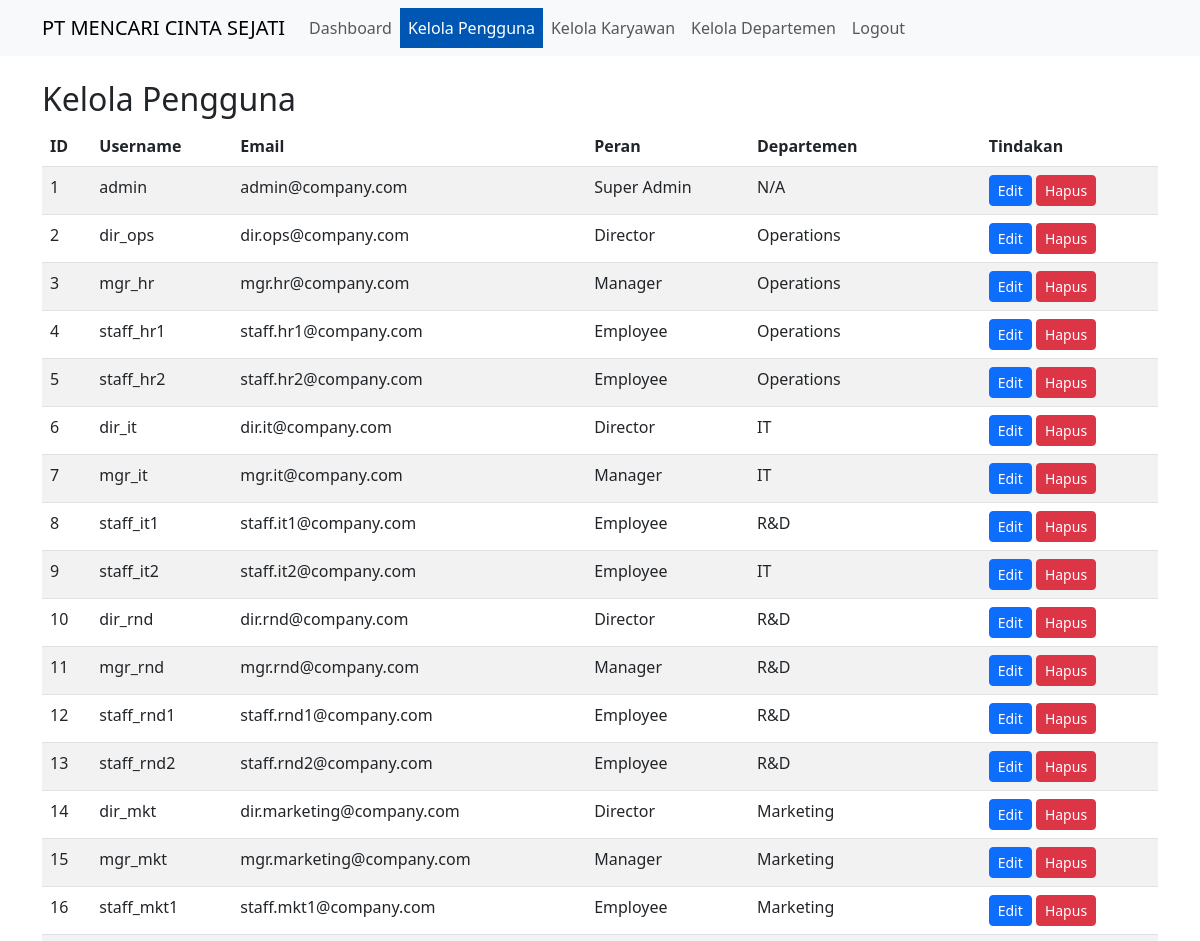
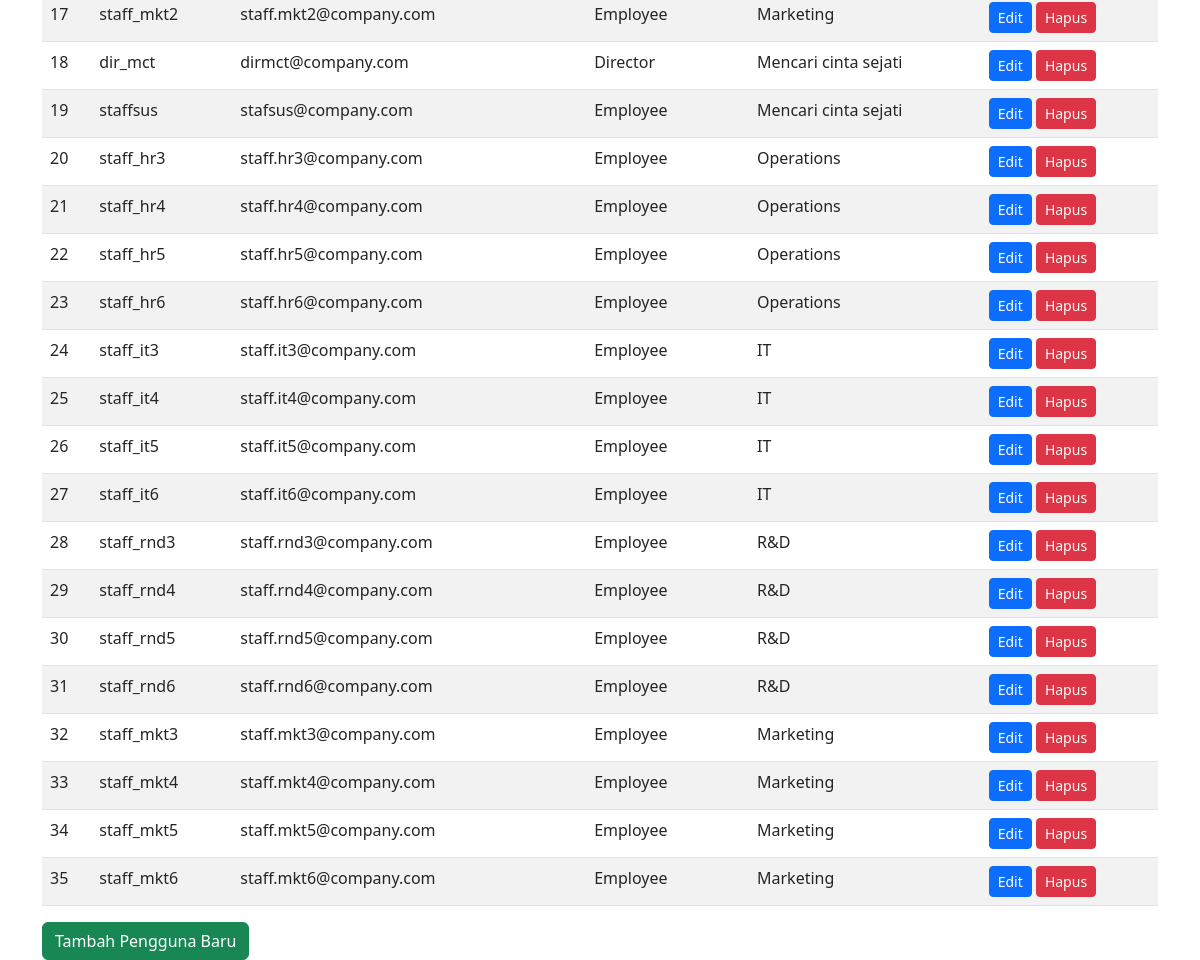
The page /manage_users.php (signed in) on the database its author committed (2 pictures, top to bottom).
### tables this page shows
CREATE TABLE `users` (
  `user_id` int(11) NOT NULL,
  `username` varchar(50) NOT NULL,
  `password` varchar(255) NOT NULL,
  `email` varchar(100) NOT NULL,
  `role_id` int(11) DEFAULT NULL,
  `department_id` int(11) DEFAULT NULL,
  `manager_id` int(11) DEFAULT NULL,
  `is_active` tinyint(1) DEFAULT 1,
  `last_login` datetime DEFAULT NULL,
  `created_at` timestamp NOT NULL DEFAULT current_timestamp(),
  `updated_at` timestamp NOT NULL DEFAULT current_timestamp() ON UPDATE current_timestamp()
);

CREATE TABLE `roles` (
  `role_id` int(11) NOT NULL,
  `role_name` varchar(50) NOT NULL,
  `created_at` timestamp NOT NULL DEFAULT current_timestamp(),
  `updated_at` timestamp NOT NULL DEFAULT current_timestamp() ON UPDATE current_timestamp()
);

CREATE TABLE `departments` (
  `department_id` int(11) NOT NULL,
  `department_name` varchar(100) NOT NULL,
  `director_id` int(11) DEFAULT NULL,
  `created_at` timestamp NOT NULL DEFAULT current_timestamp(),
  `updated_at` timestamp NOT NULL DEFAULT current_timestamp() ON UPDATE current_timestamp()
);

### manage_users.php (the view, shortened to what this page needs)
<?php
require_once 'db_connection.php';
$sql = "SELECT u.user_id, u.username, u.email, r.role_name, d.department_name
      FROM users u
      JOIN roles r ON u.role_id = r.role_id
      LEFT JOIN departments d ON u.department_id = d.department_id";
$result = $conn->query($sql);
$content = '
<h2>Kelola Pengguna</h2>
<table class="table table-striped">
  <thead>
      <tr>
          <th>ID</th>
          <th>Username</th>
          <th>Email</th>
          <th>Peran</th>
          <th>Departemen</th>
          <th>Tindakan</th>
      </tr>
  </thead>
  <tbody>
';
while ($row = $result->fetch_assoc()) {
  $content .= '
      <tr>
          <td>' . $row['user_id'] . '</td>
          <td>' . $row['username'] . '</td>
          <td>' . $row['email'] . '</td>
          <td>' . $row['role_name'] . '</td>
          <td>' . ($row['department_name'] ?? 'N/A') . '</td>
          <td>
              <a href="edit_user.php?id=' . $row['user_id'] . '" class="btn btn-sm btn-primary">Edit</a>
              <a href="delete_user.php?id=' . $row['user_id'] . '" class="btn btn-sm btn-danger" onclick="return confirm(\'Apakah Anda yakin ingin menghapus pengguna ini?\')">Hapus</a>
          </td>
      </tr>
  ';
}
$content .= '
  </tbody>
</table>
<a href="add_user.php" class="btn btn-success">Tambah Pengguna Baru</a>
';
include 'layout.php';
?>

### rows shown on the page
users: user_id "1", username "admin", email "admin@company.com", role.role_name "Super Admin", department_name "N/A"
users: user_id "2", username "dir_ops", email "dir.ops@company.com", role.role_name "Director", department.department_name "Operations"
users: user_id "3", username "mgr_hr", email "mgr.hr@company.com", role.role_name "Manager", department.department_name "Operations"
users: user_id "4", username "staff_hr1", email "staff.hr1@company.com", role.role_name "Employee", department.department_name "Operations"
users: user_id "5", username "staff_hr2", email "staff.hr2@company.com", role.role_name "Employee", department.department_name "Operations"
users: user_id "6", username "dir_it", email "dir.it@company.com", role.role_name "Director", department.department_name "IT"
users: user_id "7", username "mgr_it", email "mgr.it@company.com", role.role_name "Manager", department.department_name "IT"
users: user_id "8", username "staff_it1", email "staff.it1@company.com", role.role_name "Employee", department.department_name "R&D"
users: user_id "9", username "staff_it2", email "staff.it2@company.com", role.role_name "Employee", department.department_name "IT"
users: user_id "10", username "dir_rnd", email "dir.rnd@company.com", role.role_name "Director", department.department_name "R&D"
users: user_id "11", username "mgr_rnd", email "mgr.rnd@company.com", role.role_name "Manager", department.department_name "R&D"
users: user_id "12", username "staff_rnd1", email "staff.rnd1@company.com", role.role_name "Employee", department.department_name "R&D"
users: user_id "13", username "staff_rnd2", email "staff.rnd2@company.com", role.role_name "Employee", department.department_name "R&D"
users: user_id "14", username "dir_mkt", email "dir.marketing@company.com", role.role_name "Director", department.department_name "Marketing"
users: user_id "15", username "mgr_mkt", email "mgr.marketing@company.com", role.role_name "Manager", department.department_name "Marketing"
users: user_id "16", username "staff_mkt1", email "staff.mkt1@company.com", role.role_name "Employee", department.department_name "Marketing"
users: user_id "17", username "staff_mkt2", email "staff.mkt2@company.com", role.role_name "Employee", department.department_name "Marketing"
users: user_id "18", username "dir_mct", email "dirmct@company.com", role.role_name "Director", department.department_name "Mencari cinta sejati"
users: user_id "19", username "staffsus", email "stafsus@company.com", role.role_name "Employee", department.department_name "Mencari cinta sejati"
users: user_id "20", username "staff_hr3", email "staff.hr3@company.com", role.role_name "Employee", department.department_name "Operations"
users: user_id "21", username "staff_hr4", email "staff.hr4@company.com", role.role_name "Employee", department.department_name "Operations"
users: user_id "22", username "staff_hr5", email "staff.hr5@company.com", role.role_name "Employee", department.department_name "Operations"
users: user_id "23", username "staff_hr6", email "staff.hr6@company.com", role.role_name "Employee", department.department_name "Operations"
users: user_id "24", username "staff_it3", email "staff.it3@company.com", role.role_name "Employee", department.department_name "IT"
users: user_id "25", username "staff_it4", email "staff.it4@company.com", role.role_name "Employee", department.department_name "IT"
users: user_id "26", username "staff_it5", email "staff.it5@company.com", role.role_name "Employee", department.department_name "IT"
users: user_id "27", username "staff_it6", email "staff.it6@company.com", role.role_name "Employee", department.department_name "IT"
users: user_id "28", username "staff_rnd3", email "staff.rnd3@company.com", role.role_name "Employee", department.department_name "R&D"
users: user_id "29", username "staff_rnd4", email "staff.rnd4@company.com", role.role_name "Employee", department.department_name "R&D"
users: user_id "30", username "staff_rnd5", email "staff.rnd5@company.com", role.role_name "Employee", department.department_name "R&D"
users: user_id "31", username "staff_rnd6", email "staff.rnd6@company.com", role.role_name "Employee", department.department_name "R&D"
users: user_id "32", username "staff_mkt3", email "staff.mkt3@company.com", role.role_name "Employee", department.department_name "Marketing"
users: user_id "33", username "staff_mkt4", email "staff.mkt4@company.com", role.role_name "Employee", department.department_name "Marketing"
users: user_id "34", username "staff_mkt5", email "staff.mkt5@company.com", role.role_name "Employee", department.department_name "Marketing"
users: user_id "35", username "staff_mkt6", email "staff.mkt6@company.com", role.role_name "Employee", department.department_name "Marketing"
